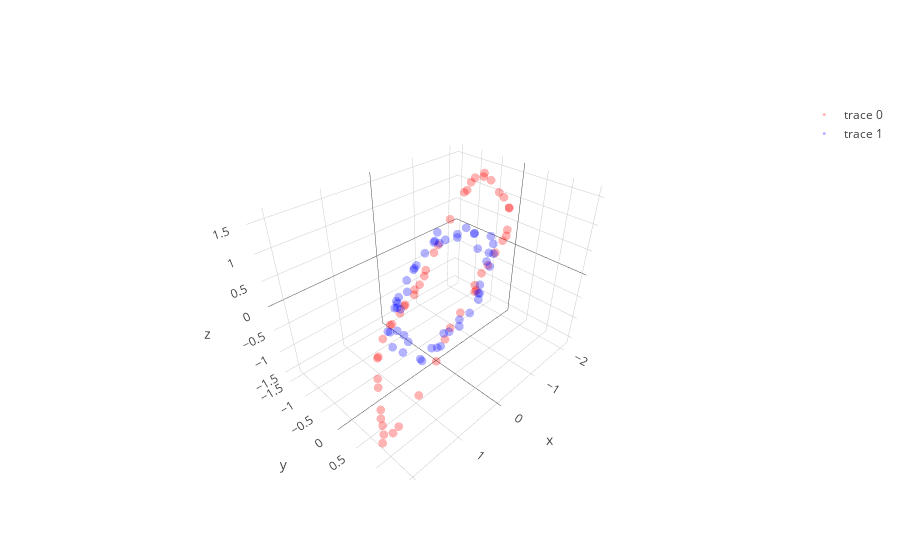

This figure's notebook cell:
### Code cell
layer1,layer1_var = l1.feed_non(X)
layer1bn = l1b.feed(layer1)
layer2,layer2_var = l2.feed_non(layer1bn)
layer2bn = l2b.feed(layer2)
layer3,layer3_var = l3.feed_linear(layer2bn)

trace1 = go.Scatter3d(
    x=layer2bn[y==0,0],
    y=layer2bn[y==0,1],
    z=layer2bn[y==0,2],
    mode='markers',
    line=dict(color='red',width=0.5),
    marker=dict(size=3,opacity=0.3)
)
trace2 = go.Scatter3d(
    x=layer2bn[y==1,0],
    y=layer2bn[y==1,1],
    z=layer2bn[y==1,2],
    mode='markers',
    line=dict(color='blue',width=0.5),
    marker=dict(size=3,opacity=0.3)
)
data = [trace1,trace2]
fig  = go.Figure(data=data)
iplot(fig)

plt.figure(figsize=(8,6))
plt.scatter(layer3[y==0, 0], layer3[y==0, 1], color='red', alpha=0.5)
plt.scatter(layer3[y==1, 0], layer3[y==1, 1], color='blue', alpha=0.5)
plt.show()
